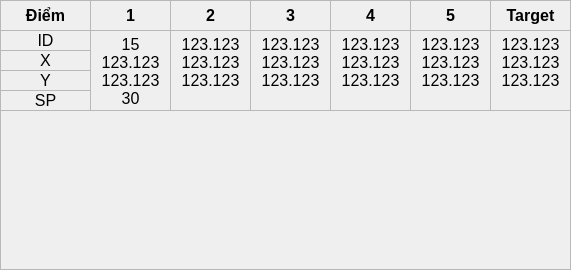
     <widget class="QFrame" name="fr_listPoint">
      <property name="geometry">
       <rect>
        <x>0</x>
        <y>50</y>
        <width>571</width>
        <height>270</height>
       </rect>
      </property>
      <property name="autoFillBackground">
       <bool>true</bool>
      </property>
      <property name="frameShape">
       <enum>QFrame::StyledPanel</enum>
      </property>
      <property name="frameShadow">
       <enum>QFrame::Raised</enum>
      </property>
      <widget class="QLabel" name="lb_route_point0">
       <property name="geometry">
        <rect>
         <x>90</x>
         <y>0</y>
         <width>81</width>
         <height>31</height>
        </rect>
       </property>
       <property name="font">
        <font>
         <pointsize>12</pointsize>
         <weight>75</weight>
         <bold>true</bold>
        </font>
       </property>
       <property name="autoFillBackground">
        <bool>false</bool>
       </property>
       <property name="frameShape">
        <enum>QFrame::StyledPanel</enum>
       </property>
       <property name="lineWidth">
        <number>1</number>
       </property>
       <property name="midLineWidth">
        <number>0</number>
       </property>
       <property name="text">
        <string>1</string>
       </property>
       <property name="scaledContents">
        <bool>false</bool>
       </property>
       <property name="alignment">
        <set>Qt::AlignCenter</set>
       </property>
       <property name="wordWrap">
        <bool>false</bool>
       </property>
       <property name="openExternalLinks">
        <bool>false</bool>
       </property>
      </widget>
      <widget class="QLabel" name="lb_route_target">
       <property name="geometry">
        <rect>
         <x>490</x>
         <y>0</y>
         <width>81</width>
         <height>31</height>
        </rect>
       </property>
       <property name="font">
        <font>
         <pointsize>12</pointsize>
         <weight>75</weight>
         <bold>true</bold>
        </font>
       </property>
       <property name="autoFillBackground">
        <bool>false</bool>
       </property>
       <property name="frameShape">
        <enum>QFrame::StyledPanel</enum>
       </property>
       <property name="lineWidth">
        <number>1</number>
       </property>
       <property name="midLineWidth">
        <number>0</number>
       </property>
       <property name="text">
        <string>Target</string>
       </property>
       <property name="scaledContents">
        <bool>false</bool>
       </property>
       <property name="alignment">
        <set>Qt::AlignCenter</set>
       </property>
       <property name="wordWrap">
        <bool>false</bool>
       </property>
       <property name="openExternalLinks">
        <bool>false</bool>
       </property>
      </widget>
      <widget class="QLabel" name="lbv_route_point0">
       <property name="geometry">
        <rect>
         <x>90</x>
         <y>30</y>
         <width>81</width>
         <height>81</height>
        </rect>
       </property>
       <property name="font">
        <font>
         <pointsize>12</pointsize>
        </font>
       </property>
       <property name="autoFillBackground">
        <bool>false</bool>
       </property>
       <property name="frameShape">
        <enum>QFrame::StyledPanel</enum>
       </property>
       <property name="lineWidth">
        <number>1</number>
       </property>
       <property name="midLineWidth">
        <number>0</number>
       </property>
       <property name="text">
        <string>15
123.123
123.123
30</string>
       </property>
       <property name="scaledContents">
        <bool>false</bool>
       </property>
       <property name="alignment">
        <set>Qt::AlignHCenter|Qt::AlignTop</set>
       </property>
       <property name="wordWrap">
        <bool>false</bool>
       </property>
       <property name="openExternalLinks">
        <bool>false</bool>
       </property>
      </widget>
      <widget class="QLabel" name="lbv_route_point3">
       <property name="geometry">
        <rect>
         <x>330</x>
         <y>30</y>
         <width>81</width>
         <height>81</height>
        </rect>
       </property>
       <property name="font">
        <font>
         <pointsize>12</pointsize>
        </font>
       </property>
       <property name="autoFillBackground">
        <bool>false</bool>
       </property>
       <property name="frameShape">
        <enum>QFrame::StyledPanel</enum>
       </property>
       <property name="lineWidth">
        <number>1</number>
       </property>
       <property name="midLineWidth">
        <number>0</number>
       </property>
       <property name="text">
        <string>123.123
123.123
123.123</string>
       </property>
       <property name="scaledContents">
        <bool>false</bool>
       </property>
       <property name="alignment">
        <set>Qt::AlignHCenter|Qt::AlignTop</set>
       </property>
       <property name="wordWrap">
        <bool>false</bool>
       </property>
       <property name="openExternalLinks">
        <bool>false</bool>
       </property>
      </widget>
      <widget class="QLabel" name="lb_route_point2">
       <property name="geometry">
        <rect>
         <x>250</x>
         <y>0</y>
         <width>81</width>
         <height>31</height>
        </rect>
       </property>
       <property name="font">
        <font>
         <pointsize>12</pointsize>
         <weight>75</weight>
         <bold>true</bold>
        </font>
       </property>
       <property name="autoFillBackground">
        <bool>false</bool>
       </property>
       <property name="frameShape">
        <enum>QFrame::StyledPanel</enum>
       </property>
       <property name="lineWidth">
        <number>1</number>
       </property>
       <property name="midLineWidth">
        <number>0</number>
       </property>
       <property name="text">
        <string>3</string>
       </property>
       <property name="scaledContents">
        <bool>false</bool>
       </property>
       <property name="alignment">
        <set>Qt::AlignCenter</set>
       </property>
       <property name="wordWrap">
        <bool>false</bool>
       </property>
       <property name="openExternalLinks">
        <bool>false</bool>
       </property>
      </widget>
      <widget class="QLabel" name="lb_route_r">
       <property name="geometry">
        <rect>
         <x>0</x>
         <y>90</y>
         <width>91</width>
         <height>21</height>
        </rect>
       </property>
       <property name="font">
        <font>
         <pointsize>12</pointsize>
        </font>
       </property>
       <property name="autoFillBackground">
        <bool>false</bool>
       </property>
       <property name="frameShape">
        <enum>QFrame::StyledPanel</enum>
       </property>
       <property name="lineWidth">
        <number>1</number>
       </property>
       <property name="midLineWidth">
        <number>0</number>
       </property>
       <property name="text">
        <string>SP</string>
       </property>
       <property name="scaledContents">
        <bool>false</bool>
       </property>
       <property name="alignment">
        <set>Qt::AlignCenter</set>
       </property>
       <property name="wordWrap">
        <bool>false</bool>
       </property>
       <property name="openExternalLinks">
        <bool>false</bool>
       </property>
      </widget>
      <widget class="QLabel" name="lbv_route_point4">
       <property name="geometry">
        <rect>
         <x>410</x>
         <y>30</y>
         <width>81</width>
         <height>81</height>
        </rect>
       </property>
       <property name="font">
        <font>
         <pointsize>12</pointsize>
        </font>
       </property>
       <property name="autoFillBackground">
        <bool>false</bool>
       </property>
       <property name="frameShape">
        <enum>QFrame::StyledPanel</enum>
       </property>
       <property name="lineWidth">
        <number>1</number>
       </property>
       <property name="midLineWidth">
        <number>0</number>
       </property>
       <property name="text">
        <string>123.123
123.123
123.123</string>
       </property>
       <property name="scaledContents">
        <bool>false</bool>
       </property>
       <property name="alignment">
        <set>Qt::AlignHCenter|Qt::AlignTop</set>
       </property>
       <property name="wordWrap">
        <bool>false</bool>
       </property>
       <property name="openExternalLinks">
        <bool>false</bool>
       </property>
      </widget>
      <widget class="QLabel" name="lb_route_point">
       <property name="geometry">
        <rect>
         <x>0</x>
         <y>0</y>
         <width>91</width>
         <height>31</height>
        </rect>
       </property>
       <property name="font">
        <font>
         <pointsize>12</pointsize>
         <weight>75</weight>
         <bold>true</bold>
        </font>
       </property>
       <property name="autoFillBackground">
        <bool>false</bool>
       </property>
       <property name="frameShape">
        <enum>QFrame::StyledPanel</enum>
       </property>
       <property name="lineWidth">
        <number>1</number>
       </property>
       <property name="midLineWidth">
        <number>0</number>
       </property>
       <property name="text">
        <string>Điểm</string>
       </property>
       <property name="scaledContents">
        <bool>false</bool>
       </property>
       <property name="alignment">
        <set>Qt::AlignCenter</set>
       </property>
       <property name="wordWrap">
        <bool>false</bool>
       </property>
       <property name="openExternalLinks">
        <bool>false</bool>
       </property>
      </widget>
      <widget class="QLabel" name="lbv_route_target">
       <property name="geometry">
        <rect>
         <x>490</x>
         <y>30</y>
         <width>81</width>
         <height>81</height>
        </rect>
       </property>
       <property name="font">
        <font>
         <pointsize>12</pointsize>
        </font>
       </property>
       <property name="autoFillBackground">
        <bool>false</bool>
       </property>
       <property name="frameShape">
        <enum>QFrame::StyledPanel</enum>
       </property>
       <property name="lineWidth">
        <number>1</number>
       </property>
       <property name="midLineWidth">
        <number>0</number>
       </property>
       <property name="text">
        <string>123.123
123.123
123.123</string>
       </property>
       <property name="scaledContents">
        <bool>false</bool>
       </property>
       <property name="alignment">
        <set>Qt::AlignHCenter|Qt::AlignTop</set>
       </property>
       <property name="wordWrap">
        <bool>false</bool>
       </property>
       <property name="openExternalLinks">
        <bool>false</bool>
       </property>
      </widget>
      <widget class="QLabel" name="lb_route_point4">
       <property name="geometry">
        <rect>
         <x>410</x>
         <y>0</y>
         <width>81</width>
         <height>31</height>
        </rect>
       </property>
       <property name="font">
        <font>
         <pointsize>12</pointsize>
         <weight>75</weight>
         <bold>true</bold>
        </font>
       </property>
       <property name="autoFillBackground">
        <bool>false</bool>
       </property>
       <property name="frameShape">
        <enum>QFrame::StyledPanel</enum>
       </property>
       <property name="lineWidth">
        <number>1</number>
       </property>
       <property name="midLineWidth">
        <number>0</number>
       </property>
       <property name="text">
        <string>5</string>
       </property>
       <property name="scaledContents">
        <bool>false</bool>
       </property>
       <property name="alignment">
        <set>Qt::AlignCenter</set>
       </property>
       <property name="wordWrap">
        <bool>false</bool>
       </property>
       <property name="openExternalLinks">
        <bool>false</bool>
       </property>
      </widget>
      <widget class="QLabel" name="lb_route_point3">
       <property name="geometry">
        <rect>
         <x>330</x>
         <y>0</y>
         <width>81</width>
         <height>31</height>
        </rect>
       </property>
       <property name="font">
        <font>
         <pointsize>12</pointsize>
         <weight>75</weight>
         <bold>true</bold>
        </font>
       </property>
       <property name="autoFillBackground">
        <bool>false</bool>
       </property>
       <property name="frameShape">
        <enum>QFrame::StyledPanel</enum>
       </property>
       <property name="lineWidth">
        <number>1</number>
       </property>
       <property name="midLineWidth">
        <number>0</number>
       </property>
       <property name="text">
        <string>4</string>
       </property>
       <property name="scaledContents">
        <bool>false</bool>
       </property>
       <property name="alignment">
        <set>Qt::AlignCenter</set>
       </property>
       <property name="wordWrap">
        <bool>false</bool>
       </property>
       <property name="openExternalLinks">
        <bool>false</bool>
       </property>
      </widget>
      <widget class="QLabel" name="lbv_route_point2">
       <property name="geometry">
        <rect>
         <x>250</x>
         <y>30</y>
         <width>81</width>
         <height>81</height>
        </rect>
       </property>
       <property name="font">
        <font>
         <pointsize>12</pointsize>
        </font>
       </property>
       <property name="autoFillBackground">
        <bool>false</bool>
       </property>
       <property name="frameShape">
        <enum>QFrame::StyledPanel</enum>
       </property>
       <property name="lineWidth">
        <number>1</number>
       </property>
       <property name="midLineWidth">
        <number>0</number>
       </property>
       <property name="text">
        <string>123.123
123.123
123.123</string>
       </property>
       <property name="scaledContents">
        <bool>false</bool>
       </property>
       <property name="alignment">
        <set>Qt::AlignHCenter|Qt::AlignTop</set>
       </property>
       <property name="wordWrap">
        <bool>false</bool>
       </property>
       <property name="openExternalLinks">
        <bool>false</bool>
       </property>
      </widget>
      <widget class="QLabel" name="lb_route_point1">
       <property name="geometry">
        <rect>
         <x>170</x>
         <y>0</y>
         <width>81</width>
         <height>31</height>
        </rect>
       </property>
       <property name="font">
        <font>
         <pointsize>12</pointsize>
         <weight>75</weight>
         <bold>true</bold>
        </font>
       </property>
       <property name="autoFillBackground">
        <bool>false</bool>
       </property>
       <property name="frameShape">
        <enum>QFrame::StyledPanel</enum>
       </property>
       <property name="lineWidth">
        <number>1</number>
       </property>
       <property name="midLineWidth">
        <number>0</number>
       </property>
       <property name="text">
        <string>2</string>
       </property>
       <property name="scaledContents">
        <bool>false</bool>
       </property>
       <property name="alignment">
        <set>Qt::AlignCenter</set>
       </property>
       <property name="wordWrap">
        <bool>false</bool>
       </property>
       <property name="openExternalLinks">
        <bool>false</bool>
       </property>
      </widget>
      <widget class="QLabel" name="lb_route_id">
       <property name="geometry">
        <rect>
         <x>0</x>
         <y>30</y>
         <width>91</width>
         <height>21</height>
        </rect>
       </property>
       <property name="font">
        <font>
         <pointsize>12</pointsize>
        </font>
       </property>
       <property name="autoFillBackground">
        <bool>false</bool>
       </property>
       <property name="frameShape">
        <enum>QFrame::StyledPanel</enum>
       </property>
       <property name="lineWidth">
        <number>1</number>
       </property>
       <property name="midLineWidth">
        <number>0</number>
       </property>
       <property name="text">
        <string>ID</string>
       </property>
       <property name="scaledContents">
        <bool>false</bool>
       </property>
       <property name="alignment">
        <set>Qt::AlignCenter</set>
       </property>
       <property name="wordWrap">
        <bool>false</bool>
       </property>
       <property name="openExternalLinks">
        <bool>false</bool>
       </property>
      </widget>
      <widget class="QLabel" name="lb_route_x">
       <property name="geometry">
        <rect>
         <x>0</x>
         <y>50</y>
         <width>91</width>
         <height>21</height>
        </rect>
       </property>
       <property name="font">
        <font>
         <pointsize>12</pointsize>
        </font>
       </property>
       <property name="autoFillBackground">
        <bool>false</bool>
       </property>
       <property name="frameShape">
        <enum>QFrame::StyledPanel</enum>
       </property>
       <property name="lineWidth">
        <number>1</number>
       </property>
       <property name="midLineWidth">
        <number>0</number>
       </property>
       <property name="text">
        <string>X</string>
       </property>
       <property name="scaledContents">
        <bool>false</bool>
       </property>
       <property name="alignment">
        <set>Qt::AlignCenter</set>
       </property>
       <property name="wordWrap">
        <bool>false</bool>
       </property>
       <property name="openExternalLinks">
        <bool>false</bool>
       </property>
      </widget>
      <widget class="QLabel" name="lb_route_y">
       <property name="geometry">
        <rect>
         <x>0</x>
         <y>70</y>
         <width>91</width>
         <height>21</height>
        </rect>
       </property>
       <property name="font">
        <font>
         <pointsize>12</pointsize>
        </font>
       </property>
       <property name="autoFillBackground">
        <bool>false</bool>
       </property>
       <property name="frameShape">
        <enum>QFrame::StyledPanel</enum>
       </property>
       <property name="lineWidth">
        <number>1</number>
       </property>
       <property name="midLineWidth">
        <number>0</number>
       </property>
       <property name="text">
        <string>Y</string>
       </property>
       <property name="scaledContents">
        <bool>false</bool>
       </property>
       <property name="alignment">
        <set>Qt::AlignCenter</set>
       </property>
       <property name="wordWrap">
        <bool>false</bool>
       </property>
       <property name="openExternalLinks">
        <bool>false</bool>
       </property>
      </widget>
      <widget class="QLabel" name="lbv_route_point1">
       <property name="geometry">
        <rect>
         <x>170</x>
         <y>30</y>
         <width>81</width>
         <height>81</height>
        </rect>
       </property>
       <property name="font">
        <font>
         <pointsize>12</pointsize>
        </font>
       </property>
       <property name="autoFillBackground">
        <bool>false</bool>
       </property>
       <property name="frameShape">
        <enum>QFrame::StyledPanel</enum>
       </property>
       <property name="lineWidth">
        <number>1</number>
       </property>
       <property name="midLineWidth">
        <number>0</number>
       </property>
       <property name="text">
        <string>123.123
123.123
123.123</string>
       </property>
       <property name="scaledContents">
        <bool>false</bool>
       </property>
       <property name="alignment">
        <set>Qt::AlignHCenter|Qt::AlignTop</set>
       </property>
       <property name="wordWrap">
        <bool>false</bool>
       </property>
       <property name="openExternalLinks">
        <bool>false</bool>
       </property>
      </widget>
     </widget>
